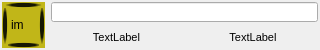
<?xml version="1.0" encoding="UTF-8"?>
<ui version="4.0">
 <class>SaveSlotClass</class>
 <widget class="QWidget" name="SaveSlotClass">
  <property name="geometry">
   <rect>
    <x>0</x>
    <y>0</y>
    <width>320</width>
    <height>50</height>
   </rect>
  </property>
  <property name="sizePolicy">
   <sizepolicy hsizetype="Expanding" vsizetype="Fixed">
    <horstretch>0</horstretch>
    <verstretch>0</verstretch>
   </sizepolicy>
  </property>
  <property name="minimumSize">
   <size>
    <width>0</width>
    <height>50</height>
   </size>
  </property>
  <property name="windowTitle">
   <string>SaveSlot</string>
  </property>
  <layout class="QGridLayout" name="gridLayout" columnstretch="3,9,9">
   <property name="leftMargin">
    <number>2</number>
   </property>
   <property name="topMargin">
    <number>2</number>
   </property>
   <property name="rightMargin">
    <number>2</number>
   </property>
   <property name="bottomMargin">
    <number>2</number>
   </property>
   <item row="0" column="0" rowspan="2">
    <widget class="QLabel" name="label">
     <property name="styleSheet">
      <string notr="true">background-color:  rgb(193, 182, 24);
border: 6px solid qradialgradient(spread:pad, cx:0.5, cy:0.5, radius:0.582, fx:0.5, fy:0.5, stop:0.480447 rgba(22, 23, 2, 255), stop:0.569832 rgba(88, 84, 11, 255), stop:0.73743 rgba(193, 182, 24, 255));
padding: 0; </string>
     </property>
     <property name="text">
      <string>im</string>
     </property>
    </widget>
   </item>
   <item row="0" column="1" colspan="2">
    <widget class="QLineEdit" name="lineEdit">
     <property name="minimumSize">
      <size>
       <width>0</width>
       <height>8</height>
      </size>
     </property>
     <property name="text">
      <string/>
     </property>
    </widget>
   </item>
   <item row="1" column="1">
    <widget class="QLabel" name="label_2">
     <property name="minimumSize">
      <size>
       <width>0</width>
       <height>20</height>
      </size>
     </property>
     <property name="font">
      <font>
       <pointsize>8</pointsize>
      </font>
     </property>
     <property name="text">
      <string>&lt;html&gt;&lt;head/&gt;&lt;body&gt;&lt;p align=&quot;center&quot;&gt;TextLabel&lt;/p&gt;&lt;/body&gt;&lt;/html&gt;</string>
     </property>
    </widget>
   </item>
   <item row="1" column="2">
    <widget class="QLabel" name="label_3">
     <property name="minimumSize">
      <size>
       <width>0</width>
       <height>20</height>
      </size>
     </property>
     <property name="font">
      <font>
       <pointsize>8</pointsize>
      </font>
     </property>
     <property name="text">
      <string>&lt;html&gt;&lt;head/&gt;&lt;body&gt;&lt;p align=&quot;center&quot;&gt;TextLabel&lt;/p&gt;&lt;/body&gt;&lt;/html&gt;</string>
     </property>
    </widget>
   </item>
  </layout>
 </widget>
 <layoutdefault spacing="6" margin="11"/>
 <resources/>
 <connections/>
</ui>
